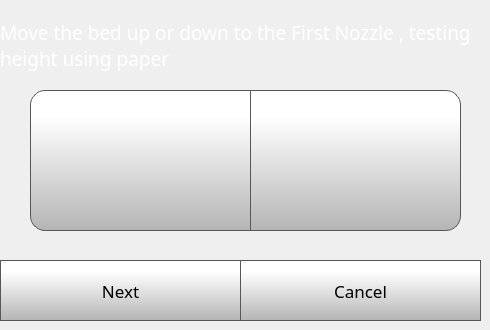
    <widget class="QWidget" name="nozzleHeightStep2Page">
     <widget class="QPushButton" name="nozzleHeightStep2CancelButton">
      <property name="geometry">
       <rect>
        <x>240</x>
        <y>260</y>
        <width>241</width>
        <height>61</height>
       </rect>
      </property>
      <property name="font">
       <font>
        <family>Gotham</family>
        <pointsize>13</pointsize>
       </font>
      </property>
      <property name="styleSheet">
       <string notr="true">QPushButton {
     border: 1px solid rgb(87, 87, 87);
	background-color: qlineargradient(spread:pad, x1:0, y1:1, x2:0, y2:0.188, stop:0 rgba(180, 180, 180, 255), stop:1 rgba(255, 255, 255, 255));


}

QPushButton:pressed {
    background-color: qlineargradient(x1: 0, y1: 0, x2: 0, y2: 1,
                                      stop: 0 #dadbde, stop: 1 #f6f7fa);
}

QPushButton:flat {
    border: none; /* no border for a flat push button */
}

QPushButton:default {
    border-color: navy; /* make the default button prominent */
}

QPushButton:focus {
	outline: none;
}</string>
      </property>
      <property name="text">
       <string>Cancel</string>
      </property>
      <property name="iconSize">
       <size>
        <width>40</width>
        <height>40</height>
       </size>
      </property>
     </widget>
     <widget class="QLabel" name="caliberateLabel_18">
      <property name="geometry">
       <rect>
        <x>0</x>
        <y>10</y>
        <width>471</width>
        <height>71</height>
       </rect>
      </property>
      <property name="font">
       <font>
        <family>Gotham</family>
        <pointsize>14</pointsize>
        <weight>50</weight>
        <bold>false</bold>
       </font>
      </property>
      <property name="styleSheet">
       <string notr="true">color: rgb(255, 255, 255);</string>
      </property>
      <property name="text">
       <string>Move the bed up or down to the First Nozzle , testing height using paper</string>
      </property>
      <property name="wordWrap">
       <bool>true</bool>
      </property>
     </widget>
     <widget class="QPushButton" name="nozzleHeightStep2NextButton">
      <property name="geometry">
       <rect>
        <x>0</x>
        <y>260</y>
        <width>241</width>
        <height>61</height>
       </rect>
      </property>
      <property name="font">
       <font>
        <family>Gotham</family>
        <pointsize>13</pointsize>
       </font>
      </property>
      <property name="styleSheet">
       <string notr="true">QPushButton {
     border: 1px solid rgb(87, 87, 87);
	background-color: qlineargradient(spread:pad, x1:0, y1:1, x2:0, y2:0.188, stop:0 rgba(180, 180, 180, 255), stop:1 rgba(255, 255, 255, 255));


}

QPushButton:pressed {
    background-color: qlineargradient(x1: 0, y1: 0, x2: 0, y2: 1,
                                      stop: 0 #dadbde, stop: 1 #f6f7fa);
}

QPushButton:flat {
    border: none; /* no border for a flat push button */
}

QPushButton:default {
    border-color: navy; /* make the default button prominent */
}

QPushButton:focus {
	outline: none;
}</string>
      </property>
      <property name="text">
       <string>Next</string>
      </property>
      <property name="iconSize">
       <size>
        <width>40</width>
        <height>40</height>
       </size>
      </property>
     </widget>
     <widget class="QPushButton" name="moveZMCaliberateButton">
      <property name="geometry">
       <rect>
        <x>250</x>
        <y>90</y>
        <width>211</width>
        <height>141</height>
       </rect>
      </property>
      <property name="minimumSize">
       <size>
        <width>0</width>
        <height>0</height>
       </size>
      </property>
      <property name="font">
       <font>
        <family>Gotham</family>
        <pointsize>15</pointsize>
       </font>
      </property>
      <property name="styleSheet">
       <string notr="true">QPushButton {
     border: 1px solid rgb(87, 87, 87);

	background-color: qlineargradient(spread:pad, x1:0, y1:1, x2:0, y2:0.188, stop:0 rgba(180, 180, 180, 255), stop:1 rgba(255, 255, 255, 255));
	border-bottom-right-radius: 15px;
	border-top-right-radius: 15px;
}

QPushButton:pressed {
    background-color: qlineargradient(x1: 0, y1: 0, x2: 0, y2: 1,
                                      stop: 0 #dadbde, stop: 1 #f6f7fa);
}

QPushButton:flat {
    border: none; /* no border for a flat push button */
}

QPushButton:default {
    border-color: navy; /* make the default button prominent */
}

QPushButton:focus {
	outline: none;
}</string>
      </property>
      <property name="text">
       <string/>
      </property>
      <property name="icon">
       <iconset>
        <normaloff>templates/img/arrows.png</normaloff>templates/img/arrows.png</iconset>
      </property>
      <property name="iconSize">
       <size>
        <width>40</width>
        <height>40</height>
       </size>
      </property>
      <property name="checkable">
       <bool>false</bool>
      </property>
      <property name="autoDefault">
       <bool>false</bool>
      </property>
      <property name="default">
       <bool>false</bool>
      </property>
      <property name="flat">
       <bool>false</bool>
      </property>
     </widget>
     <widget class="QPushButton" name="moveZPCaliberateButton">
      <property name="geometry">
       <rect>
        <x>30</x>
        <y>90</y>
        <width>221</width>
        <height>141</height>
       </rect>
      </property>
      <property name="minimumSize">
       <size>
        <width>0</width>
        <height>0</height>
       </size>
      </property>
      <property name="font">
       <font>
        <family>Gotham</family>
        <pointsize>15</pointsize>
       </font>
      </property>
      <property name="styleSheet">
       <string notr="true">QPushButton {
     border: 1px solid rgb(87, 87, 87);

	background-color: qlineargradient(spread:pad, x1:0, y1:1, x2:0, y2:0.188, stop:0 rgba(180, 180, 180, 255), stop:1 rgba(255, 255, 255, 255));
	border-bottom-left-radius: 15px;
	border-top-left-radius: 15px;
}

QPushButton:pressed {
    background-color: qlineargradient(x1: 0, y1: 0, x2: 0, y2: 1,
                                      stop: 0 #dadbde, stop: 1 #f6f7fa);
}

QPushButton:flat {
    border: none; /* no border for a flat push button */
}

QPushButton:default {
    border-color: navy; /* make the default button prominent */
}

QPushButton:focus {
	outline: none;
}</string>
      </property>
      <property name="text">
       <string/>
      </property>
      <property name="icon">
       <iconset>
        <normaloff>templates/img/arrows-5.png</normaloff>templates/img/arrows-5.png</iconset>
      </property>
      <property name="iconSize">
       <size>
        <width>40</width>
        <height>40</height>
       </size>
      </property>
      <property name="checkable">
       <bool>false</bool>
      </property>
      <property name="autoDefault">
       <bool>false</bool>
      </property>
      <property name="default">
       <bool>false</bool>
      </property>
      <property name="flat">
       <bool>false</bool>
      </property>
     </widget>
    </widget>
